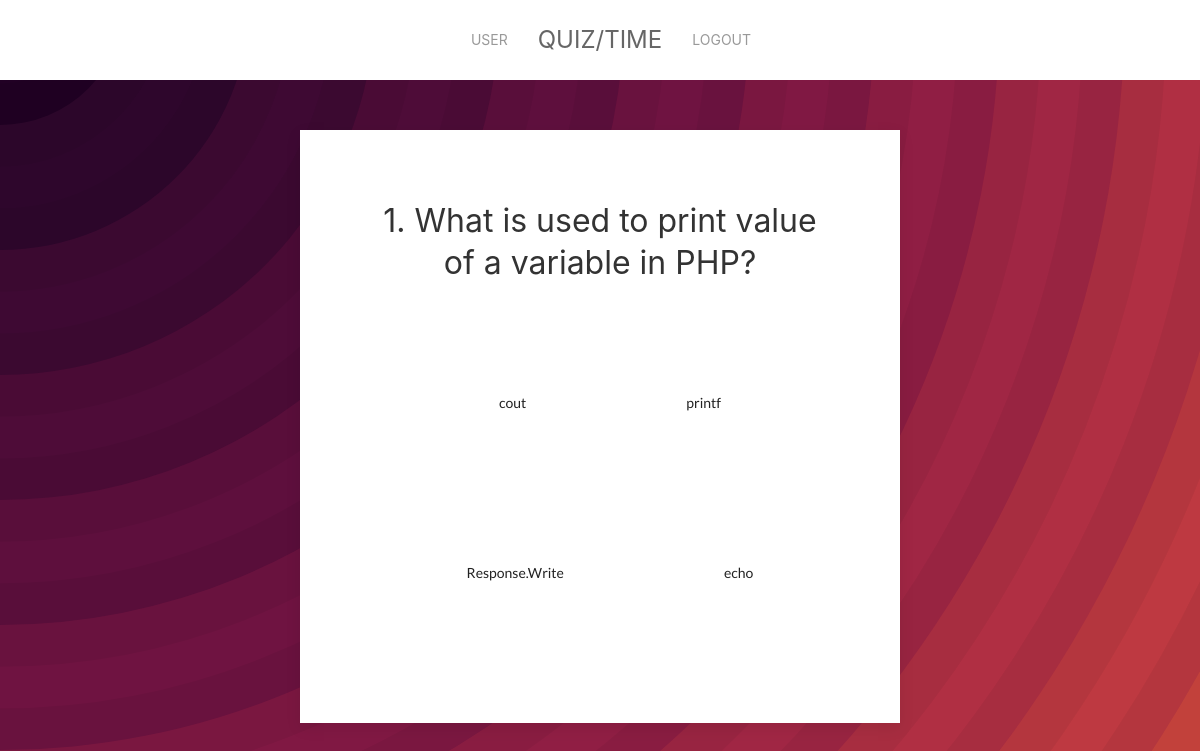
/ques.php?id=1 (signed in), run on the app's committed database.
### tables this page shows
CREATE TABLE IF NOT EXISTS `tbque` (
  `qid` int(11) NOT NULL AUTO_INCREMENT,
  `qtit` varchar(256) NOT NULL,
  `qcatid` int(11) NOT NULL,
  `qadddat` datetime NOT NULL DEFAULT CURRENT_TIMESTAMP,
  PRIMARY KEY (`qid`),
  KEY `qcid_cid` (`qcatid`)
);

CREATE TABLE IF NOT EXISTS `tbans` (
  `aid` int(11) NOT NULL AUTO_INCREMENT,
  `aqid` int(11) NOT NULL,
  `atxt` varchar(124) NOT NULL,
  `asts` char(1) NOT NULL,
  `aadddat` datetime NOT NULL DEFAULT CURRENT_TIMESTAMP,
  PRIMARY KEY (`aid`),
  KEY `aqid-qid` (`aqid`)
);

### ques.php (the view, shortened to what this page needs)
<?php
include_once "includes/header.php";
$error = false;
?>
    <div class="uk-width-1-1@l uk-width-1-2@m uk-width-1-2@s uk-align-center">
        <div class="uk-width-1-2@l uk-card uk-card-large uk-card-default uk-card-body uk-margin-auto uk-padding-large">
            <div class="uk-align-center uk-text-center">
                <?php
                $db = new db;
                $link = $db->dbconnect();
                $preqid = isset($_SESSION["preqid"]) ? $_SESSION["preqid"] : $_SESSION["preqid"] = 0;
                $id = filter_input(INPUT_GET, "id");
                $qry = "select * from tbque where qid not in($preqid) and qcatid=$id order by rand() asc limit 1 ";
                $res = mysqli_query($link, $qry);
                if (mysqli_num_rows($res) > 0) {
                    $r = mysqli_fetch_row($res);
                    echo "<h2>" . $_SESSION["cqno"] . '. ' . $r[1] . "</h2>";
                    $qid = $r[0];
                } else {
                    echo "<span>NO QUESTIONS FOUND</span><br>";
                    echo "<a href=\"quiz.php\">Go Back...</a>";
                    $error = true;
                }
                ?>
            </div>
            <?php
            if ($error == false) {
                ?>
                <div class="uk-flex uk-flex-center uk-flex-wrap uk-align">
                    <?php
                    $qry = "select * from tbans where aqid=$qid order by rand();";
                    $res = mysqli_query($link, $qry);
                    while ($r = mysqli_fetch_row($res)) {
                        ?>
                        <a class="nodec"
                           href="ques.php?id=<?= urlencode($id) ?>&qid=<?= urlencode($r[1]) ?>&aid=<?= urlencode(($r[0])) ?>">
                            <div class="uk-card uk-card-hover uk-box-shadow-hover-xlargeb uk-card-body uk-margin-left uk-margin-small-top">
                                <?= $r[2] ?>
                            </div>
                        </a>
                        <?php
                    }
                    ?>
                </div>
                <?php
            }
            ?>
        </div>
    </div>
<?php include_once "includes/footer.php"; ?>

### assets/css/main.css (style rules this page uses)
html { min-width:100%; min-height:100%; margin:0; padding:0; background-color: rgba(0,0,0,0); }
body { min-width:100%; min-height:100%; margin:0; padding:0; background-color: #ff9d00; background-repeat: no-repeat; -webkit-background-size: cover; -moz-background-size: cover; -o-background-size: cover; background-size: cover; }
.nodec { text-decoration: none !important; color:rgba(0,0,0,0.87); }

### data on the page
tbque: qtit "What is used to print value of a variable in PHP?"
tbans: atxt "cout"
tbans: atxt "printf"
tbans: atxt "Response.Write"
tbans: atxt "echo"

### other printed values
$_SESSION["cqno"] "1"
